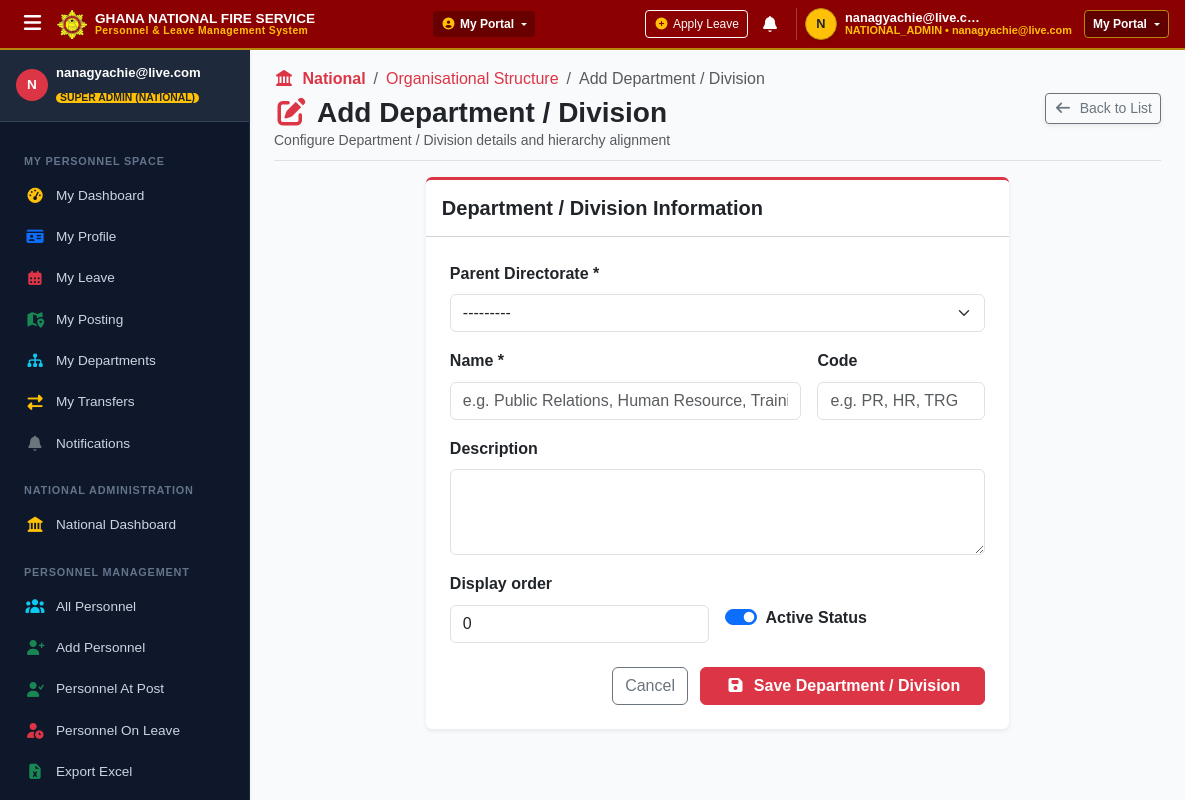
Before: /organisation/departments/add/ (signed in) with the older database file.
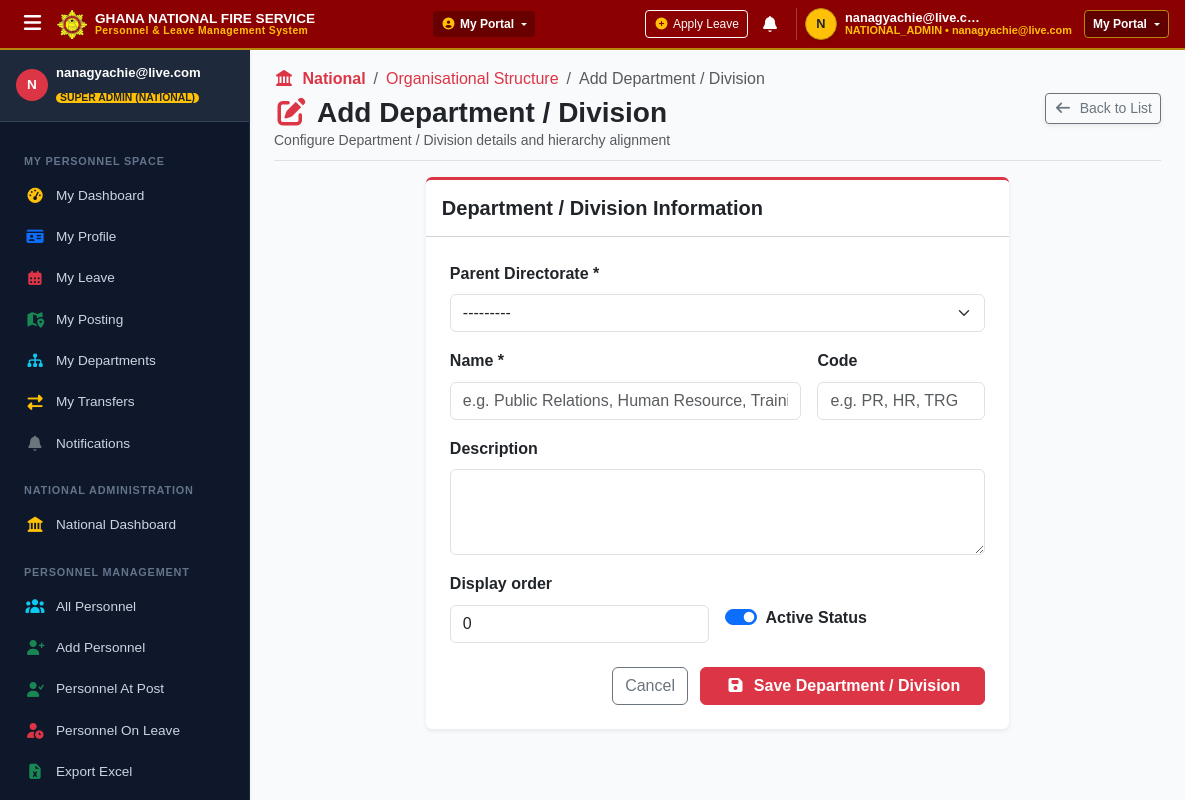
After: the same page with the newer database file.
### gnfs_komenda/models.py (models this page shows, shortened)
class FunctionalUnit(models.Model):
    class FunctionalUnitType(models.TextChoices):
        DIRECTORATE = "DIRECTORATE", "Directorate"
        DIVISION = "DIVISION", "Division"
        DEPARTMENT = "DEPARTMENT", "Department"
        UNIT = "UNIT", "Unit"
        SECTION = "SECTION", "Section"
    name = models.CharField(max_length=150, db_index=True)
    code = models.CharField(max_length=30, blank=True, default='', db_index=True)
    unit_type = models.CharField(
        max_length=20,
        choices=FunctionalUnitType.choices,
        default=FunctionalUnitType.DIRECTORATE,
        db_index=True
    )
    parent = models.ForeignKey(
        'self',
        on_delete=models.PROTECT,
        null=True,
        blank=True,
        related_name="children",
        db_index=True
    )
    description = models.TextField(blank=True, default='')
    active = models.BooleanField(default=True, db_index=True)
    display_order = models.PositiveIntegerField(default=0)
    created_at = models.DateTimeField(auto_now_add=True)
    updated_at = models.DateTimeField(auto_now=True)
    class Meta:
        ordering = ['display_order', 'name']
        constraints = [
            models.UniqueConstraint(
                fields=['parent', 'name'],
                name='unique_functional_unit_per_parent',
                condition=models.Q(parent__isnull=False)
            ),
            models.UniqueConstraint(
                fields=['name'],
                name='unique_top_level_directorate',
                condition=models.Q(parent__isnull=True)
            ),
        ]
        verbose_name = "Functional Organisational Unit"
        verbose_name_plural = "Functional Organisational Units"
    def __str__(self):
        return self.get_full_path()
    def get_ancestors(self):
        ancestors = []
        curr = self.parent
        visited = set()
        while curr and curr.id not in visited:
            visited.add(curr.id)
            ancestors.insert(0, curr)
            curr = curr.parent
        return ancestors
    def get_full_path(self):
        parts = [a.name for a in self.get_ancestors()] + [self.name]
        return " > ".join(parts)

### gnfs_komenda/views.py (the view)
# urls.py: path('organisation/departments/add/', department_create_view, name='department-create'),
@login_required(login_url='login-staff')
def department_create_view(request):
    if not can_manage_functional_structure(request.user):
        raise PermissionDenied("Only National Administrators can manage Departments.")
    if request.method == 'POST':
        form = DepartmentForm(request.POST)
        if form.is_valid():
            try:
                create_functional_unit(
                    name=form.cleaned_data['name'],
                    unit_type=FunctionalUnit.FunctionalUnitType.DEPARTMENT,
                    parent=form.cleaned_data['parent'],
                    code=form.cleaned_data.get('code', ''),
                    description=form.cleaned_data.get('description', ''),
                    display_order=form.cleaned_data.get('display_order', 0),
                    active=form.cleaned_data.get('active', True),
                    user=request.user
                )
                messages.success(request, f"Department '{form.cleaned_data['name']}' created successfully.")
                return redirect('departments-list')
            except ValidationError as e:
                form.add_error(None, str(e))
    else:
        form = DepartmentForm()
    return render(request, "gnfs_komenda/organisation/unit_form.html", {
        "form": form,
        "title": "Add Department / Division",
        "unit_type_label": "Department / Division",
        "back_url": reverse('departments-list'),
    })

### gnfs_komenda/forms.py
class DepartmentForm(forms.ModelForm):
    parent = forms.ModelChoiceField(
        queryset=FunctionalUnit.objects.filter(
            unit_type=FunctionalUnit.FunctionalUnitType.DIRECTORATE,
            active=True
        ).order_by('display_order', 'name'),
        widget=forms.Select(attrs={'class': 'form-select', 'id': 'id_parent_directorate'}),
        required=True,
        label="Parent Directorate *"
    )
    class Meta:
        model = FunctionalUnit
        fields = ['parent', 'name', 'code', 'description', 'display_order', 'active']
        widgets = {
            'name': forms.TextInput(attrs={'class': 'form-control', 'placeholder': 'e.g. Public Relations, Human Resource, Training'}),
            'code': forms.TextInput(attrs={'class': 'form-control', 'placeholder': 'e.g. PR, HR, TRG'}),
            'description': forms.Textarea(attrs={'class': 'form-control', 'rows': 3}),
            'display_order': forms.NumberInput(attrs={'class': 'form-control'}),
            'active': forms.CheckboxInput(attrs={'class': 'form-check-input'}),
        }

### gnfs_komenda/templates/gnfs_komenda/organisation/unit_form.html (shortened to what this page needs)
{% extends 'main.html' %}
{% block content %}
<div class="container-fluid px-4 py-3">
  <div class="d-flex flex-wrap justify-content-between align-items-center pb-2 mb-3 border-bottom">
    <div>
      <nav aria-label="breadcrumb">
        <ol class="breadcrumb mb-1">
          <li class="breadcrumb-item"><a href="{% url 'dashboard-national' %}" class="text-decoration-none text-danger fw-bold"><i class="fas fa-landmark me-1"></i> National</a></li>
          <li class="breadcrumb-item"><a href="{% url 'organisation-tree' %}" class="text-decoration-none text-danger">Organisational Structure</a></li>
          <li class="breadcrumb-item active" aria-current="page">{{ title }}</li>
        </ol>
      </nav>
      <h3 class="fw-bold mb-0 text-dark">
        <i class="fas fa-edit text-danger me-2"></i>{{ title }}
      </h3>
      <p class="text-muted small mb-0">Configure {{ unit_type_label }} details and hierarchy alignment</p>
    </div>
    <div>
      <a href="{{ back_url }}" class="btn btn-outline-secondary btn-sm shadow-sm">
        <i class="fas fa-arrow-left me-1"></i> Back to List
      </a>
    </div>
  </div>
  <div class="row justify-content-center">
    <div class="col-lg-8">
      <div class="card shadow-sm border-0 bg-white border-top border-danger border-3">
        <div class="card-header bg-white py-3">
          <h5 class="mb-0 fw-bold text-dark">{{ unit_type_label }} Information</h5>
        </div>
        <div class="card-body p-4">
          <form method="post">
            <div class="row g-3">
              {% if form.parent %}
              <div class="col-12">
                <label class="form-label fw-semibold">{{ form.parent.label }}</label>
                {{ form.parent }}
              </div>
              {% endif %}
              <div class="col-md-8">
                <label class="form-label fw-semibold">{{ form.name.label }} *</label>
                {{ form.name }}
              </div>
              <div class="col-md-4">
                <label class="form-label fw-semibold">{{ form.code.label }}</label>
                {{ form.code }}
              </div>
              <div class="col-12">
                <label class="form-label fw-semibold">{{ form.description.label }}</label>
                {{ form.description }}
              </div>
              <div class="col-md-6">
                <label class="form-label fw-semibold">{{ form.display_order.label }}</label>
                {{ form.display_order }}
              </div>
              <div class="col-md-6 d-flex align-items-center pt-4">
                <div class="form-check form-switch">
                  {{ form.active }}
                  <label class="form-check-label fw-semibold" for="{{ form.active.id_for_label }}">
                    Active Status
                  </label>
                </div>
              </div>
              <div class="col-12 text-end mt-4">
                <a href="{{ back_url }}" class="btn btn-outline-secondary me-2">Cancel</a>
                <button type="submit" class="btn btn-danger px-4 fw-bold">
                  <i class="fas fa-save me-1"></i> Save {{ unit_type_label }}
                </button>
              </div>
            </div>
          </form>
        </div>
      </div>
    </div>
  </div>
</div>
{% endblock %}

Changed rows visible on the page:
added FunctionalUnit: parent "---------"
Other visible differences:
form field parent: "---------" → (not shown)
